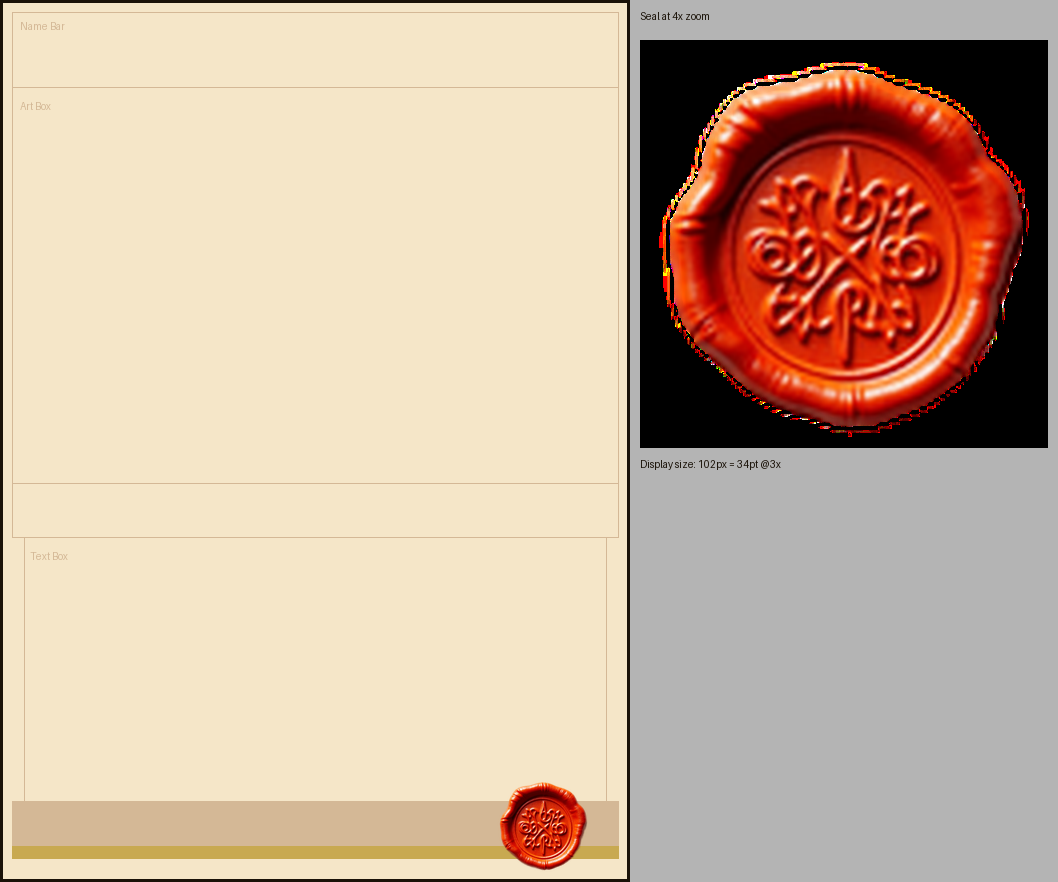
#> input picture Staging/wax_seals/preview_seal_demonic_legendary.png, 1058 x 882 px
$ python preview_wax_seal.py ../Staging/wax_seals/preview_seal_demonic_legendary.png
#> lines starting #> are read from the running program, lines starting #| are printed output that depends on the picture
#!/usr/bin/env python3
"""
Scripts/preview_wax_seal.py
Composites a generated wax seal onto a parchment card mock at actual display size.
Shows the seal at 34pt (@3x = 102px) in the correct position, plus a 4× zoom inset.

Usage:
    python3 Scripts/preview_wax_seal.py Resources/Icons/seal_demonic_legendary.png
    # Output: Staging/wax_seals/preview_seal_demonic_legendary.png
"""

import sys
from pathlib import Path
from PIL import Image, ImageDraw

def make_preview(seal_path: Path) -> Path:
    CARD_W, CARD_H = 630, 882   # 210×294pt at @3x
    SCALE = 3

    PARCHMENT_LIGHT = (245, 230, 200)
    PARCHMENT_MID   = (212, 184, 150)
    INK_BLACK       = (26, 18, 8)

    card = Image.new("RGB", (CARD_W, CARD_H), PARCHMENT_LIGHT)
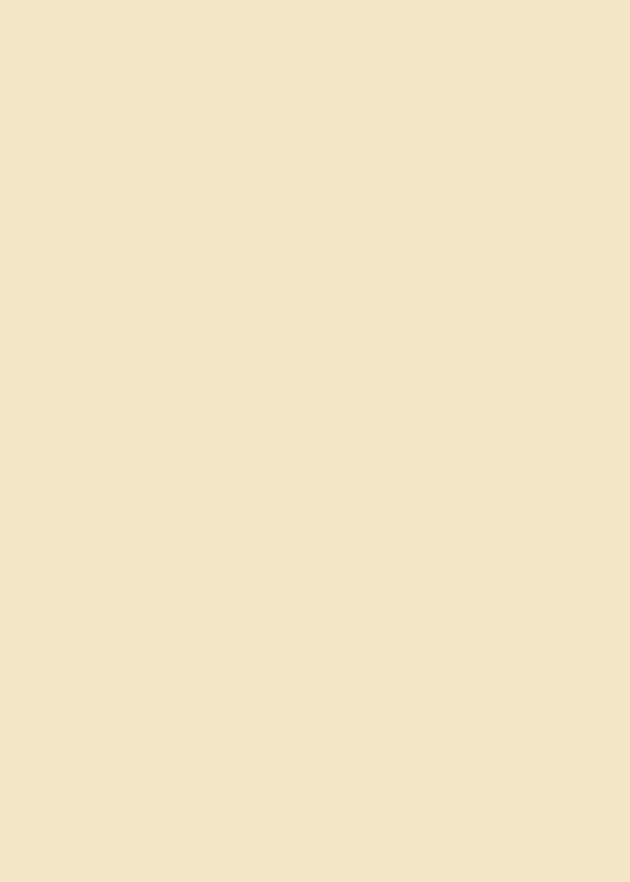
#> card: PIL image 630x882 RGB; mean R, G, B 245, 230, 200
    draw = ImageDraw.Draw(card)

    # Zone guides (Section 1.4 measurements × 3)
    draw.rectangle([12, 12, CARD_W-12, 87],   outline=PARCHMENT_MID, width=1)  # Name bar
    draw.text((20, 20), "Name Bar", fill=PARCHMENT_MID)
    draw.rectangle([12, 87, CARD_W-12, 483],  outline=PARCHMENT_MID, width=1)  # Art box
    draw.text((20, 100), "Art Box", fill=PARCHMENT_MID)
    draw.rectangle([12, 483, CARD_W-12, 537], outline=PARCHMENT_MID, width=1)  # Type line
    draw.rectangle([24, 537, CARD_W-24, 801], outline=PARCHMENT_MID, width=1)  # Text box
    draw.text((30, 550), "Text Box", fill=PARCHMENT_MID)
    draw.rectangle([12, 801, CARD_W-12, 846], fill=PARCHMENT_MID)              # Stats bar
    draw.text((CARD_W - 80, 812), "4 / 7", fill=INK_BLACK)
    draw.rectangle([12, 846, CARD_W-12, 858], fill=(200, 169, 81))             # Rarity bar
    draw.rectangle([0, 0, CARD_W-1, CARD_H-1], outline=INK_BLACK, width=3)    # Outer border

    # Wax seal at correct position: center x=181pt, y=275pt → 543px, 825px @3x
    SEAL_PX = 102
    SEAL_LEFT = int(181 * SCALE) - SEAL_PX // 2
    SEAL_TOP  = int(275 * SCALE) - SEAL_PX // 2

    seal_img = Image.open(seal_path).convert("RGBA")
    if seal_img.size != (SEAL_PX, SEAL_PX):
        seal_img = seal_img.resize((SEAL_PX, SEAL_PX), Image.LANCZOS)
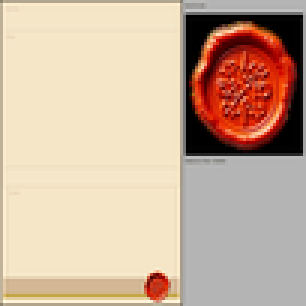
#> seal_img: PIL image 102x102 RGBA (shown 3 times larger); mean R, G, B, A 203.6, 178.6, 157.6, 255

    card_rgba = card.convert("RGBA")
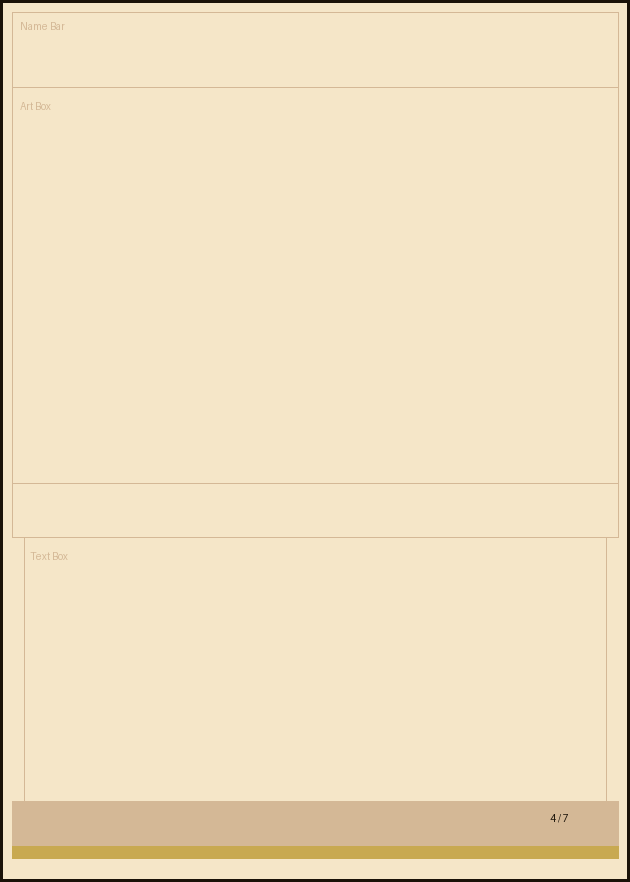
#> card_rgba: PIL image 630x882 RGBA; mean R, G, B, A 238.9, 223.1, 192.3, 255
    card_rgba.paste(seal_img, (SEAL_LEFT, SEAL_TOP), mask=seal_img)
    card_final = card_rgba.convert("RGB")

    # 4× zoom inset alongside card
    INSET_ZOOM = 4
    INSET_SIZE = SEAL_PX * INSET_ZOOM  # 408px
    seal_zoomed = seal_img.resize((INSET_SIZE, INSET_SIZE), Image.LANCZOS)
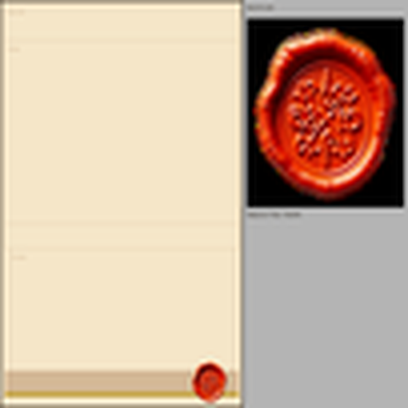
#> seal_zoomed: PIL image 408x408 RGBA; mean R, G, B, A 203.6, 178.7, 157.7, 255

    output_w = CARD_W + INSET_SIZE + 20
    output_h = max(CARD_H, INSET_SIZE + 80)
    output = Image.new("RGB", (output_w, output_h), (180, 180, 180))
#> output: PIL image 1058x882 RGB; every value is 180
    output.paste(card_final, (0, 0))
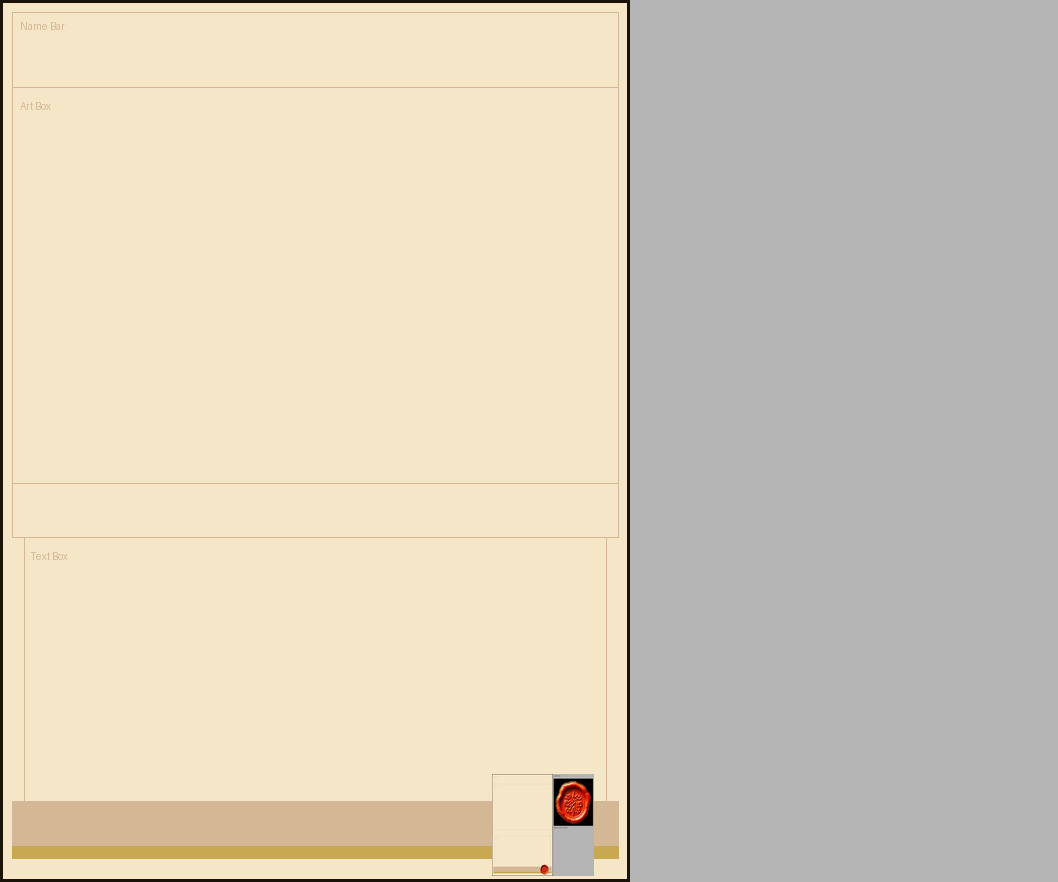
#> output: PIL image 1058x882 RGB; mean R, G, B 214.9, 205.4, 187.3
    output.paste(seal_zoomed.convert("RGB"), (CARD_W + 10, 40))
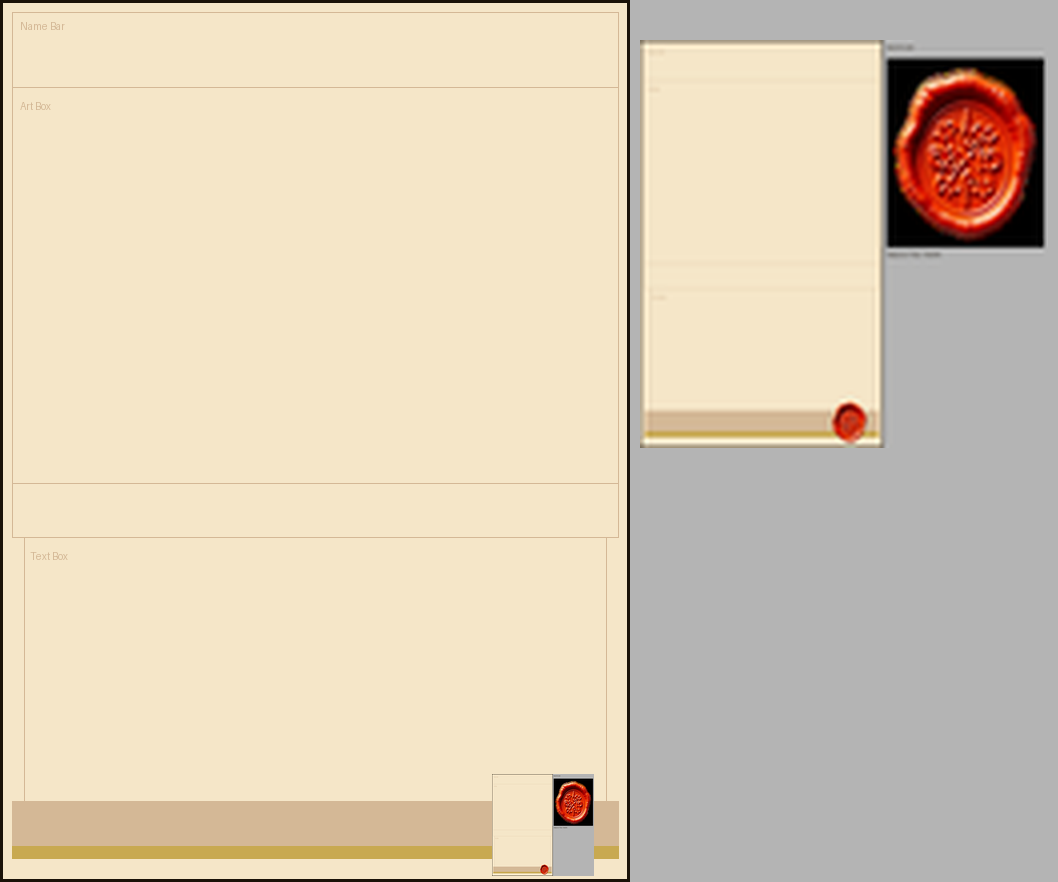
#> output: PIL image 1058x882 RGB; mean R, G, B 219.1, 205.2, 183.3

    draw_out = ImageDraw.Draw(output)
    draw_out.text((CARD_W + 10, 10), "Seal at 4x zoom", fill=INK_BLACK)
    draw_out.text((CARD_W + 10, INSET_SIZE + 50),
                  f"Display size: {SEAL_PX}px = 34pt @3x", fill=INK_BLACK)

    out_dir = Path("Staging/wax_seals")
    out_dir.mkdir(parents=True, exist_ok=True)
    out_path = out_dir / f"preview_{seal_path.stem}.png"
    output.save(out_path)
    print(f"Preview saved: {out_path}")
    return out_path

if __name__ == "__main__":
    if len(sys.argv) < 2:
        print("Usage: python3 Scripts/preview_wax_seal.py path/to/seal.png")
        sys.exit(1)
    make_preview(Path(sys.argv[1]))
